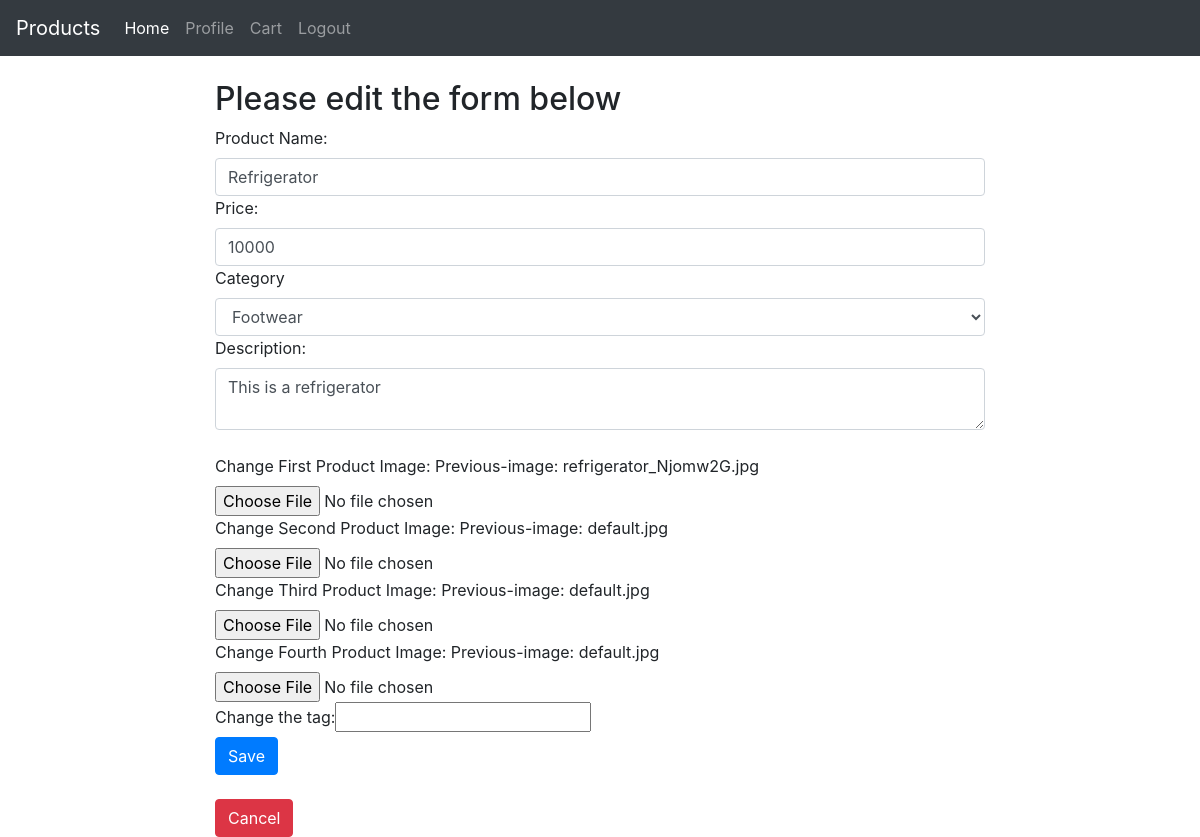
Screenshot of /edit/2 (signed in) with the database file from the repository.
### Information/models.py (models this page shows, shortened)
class Product(models.Model):
    seller = models.ForeignKey(Info, default=None, on_delete=models.CASCADE)
    product_image1 = models.ImageField(null=True, blank=True, default='default.jpg')
    product_image2 = models.ImageField(null=True, blank=True, default='default.jpg')
    product_image3 = models.ImageField(null=True, blank=True, default='default.jpg')
    product_image4 = models.ImageField(null=True, blank=True, default='default.jpg')
    tags = models.ManyToManyField(Tags, blank=True)
    name = models.CharField(max_length=50)
    price = models.IntegerField()
    category = models.CharField(max_length=20, default='other', choices={('Electronics', 'Electronics')
                                                                         , ('Footwear', 'Footwear')
                                                                         , ('Clothing', 'Clothing')
                                                                         , ('Books', 'Books')
                                                                         , ('other', 'other')
                                                                         , })
    description = models.CharField(max_length=100)

### Information/views.py (the view, shortened to what this page needs)
# urls.py: path('edit/<int:pk>', views.edit_product, name='edit'),
@login_required(login_url='login')
def edit_product(request, pk):
    info = Info.objects.get(user=request.user)
    product = Product.objects.get(id=pk)
    return render(request, 'Information/edit_product.html', {'product': product , 'info': info})

### Information/templates/Information/edit_product.html (shortened to what this page needs)
{% extends 'Information/main.html' %}
{% block content %}
{% include 'Information/navbar.html' %}
<div class="container-fluid">
    <br>
    <div class="row">
        <div class="col-md-2"></div>
            <div class="col-md-8">
                <h2>Please edit the form below</h2>
            <div class="form">
                <form action="" method="POST" enctype="multipart/form-data">
                    <label for="name">Product Name:</label><input name="name" value='{{product.name}}' id="name" class="form-control" type="text">
                    <label for="price">Price:</label><input name="price" id='price' value='{{product.price}}' class="form-control" type="number">
                    <label for="category">Category</label><select id="category" name="category" value='{{product.category}}' class="form-control">
                        <option value="Footwear">Footwear</option>
                    </select>
                    <label for="description">Description:</label><textarea name="description" id='description' class="form-control">{{product.description}}</textarea>
                    <br>
                    <label for="image1">Change First Product Image: Previous-image: {{product.product_image1}} </label><input name="image1"  id='image1' type="file">
                    <br>
                    <label for="image2">Change Second Product Image: Previous-image: {{product.product_image2}} </label><input name="image2"   id='image2' type="file">
                    <br>
                    <label for="image3">Change Third Product Image: Previous-image: {{product.product_image3}} </label><input name="image3"  id='image3' type="file">
                    <br>
                    <label for="image4">Change Fourth Product Image: Previous-image: {{product.product_image4}} </label><input name="image4"  id='image4' type="file">
                    <br>
                    <label for='tag'>Change the tag:  </label><input id=tag type=text name=tag value='{{product.tags.tag_name}}'>
                    <br>
                    <input class="btn btn-primary btn block" value="Save" type="submit">
                </form>
                <br>
                <a class="btn btn-danger" href="{% url 'homeS' %}">Cancel</a>
            </div>
        </div>
    </div>
</div>
{% endblock %}

### rows the page displays
Product: name "Refrigerator", price "10000", category "Footwear", description "This is a refrigerator", product_image1 "refrigerator_Njomw2G.jpg", product_image2 "default.jpg", product_image3 "default.jpg", product_image4 "default.jpg"
